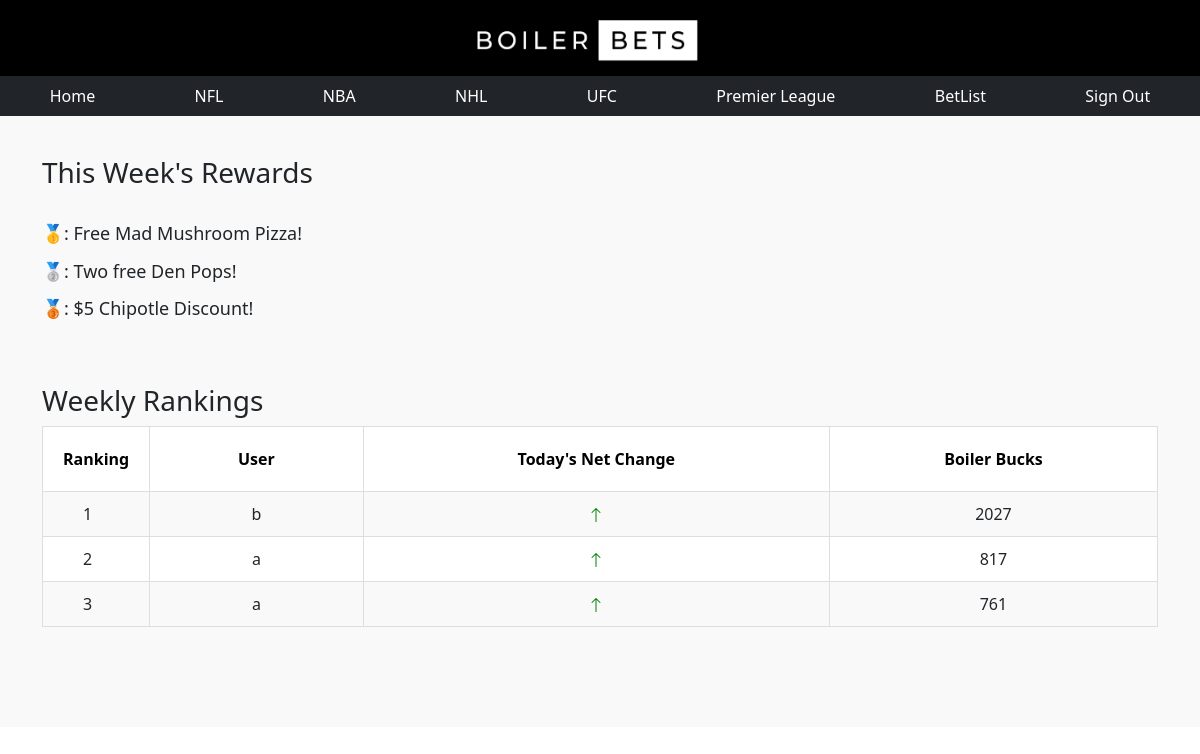
The page /index on the database as committed earlier.
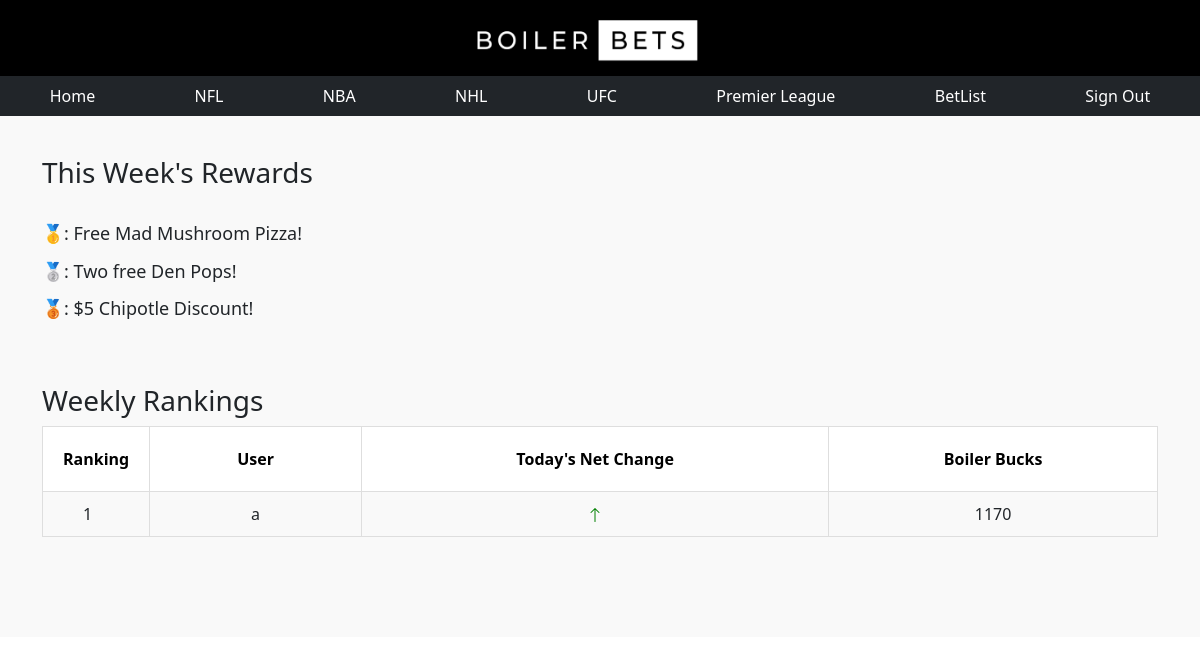
The same page on the database as committed later.
### app.py (models this page shows, shortened)
class Users(db.Model):
    id = db.Column(db.Integer, primary_key=True)
    fName =  db.Column(db.String(200), nullable=False)
    lName =  db.Column(db.String(200), nullable=False)
    pn =  db.Column(db.String(200), nullable=False)
    email =  db.Column(db.String(200), nullable=False)
    password =  db.Column(db.String(200), nullable=False)
    confirm = db.Column(db.String(200), nullable=False)
    boilerBucks = db.Column(db.Integer, primary_key = False)
    db.session.commit()

### app.py (the view)
@app.route('/index')
def index():
    ran = [1,0,0,0,1,0,1,0,0,0,1,0,1,1,1,1,0,1]
    tasks = Users.query.order_by(Users.boilerBucks.desc()).all()
    return render_template('index.html',tasks=tasks,ran=ran)

### templates/index.html (shortened to what this page needs)
{% extends 'base.html'%}
{% block body %}
<section class="content-info">
    <div class="container paddings-mini">
        <h3>
            This Week's Rewards
            <br>
            <p style="font-size:18px;"> &#129351;: Free Mad Mushroom Pizza!</p>
            <p style="font-size:18px;"> &#129352;: Two free Den Pops!</p>
            <p style="font-size:18px;"> &#129353;: $5 Chipotle Discount!</p>
          </h3>
      <br></br>
        <h3>
            Weekly Rankings
          </h3>
        <div class="row">
            <div class="col-lg-12">
                <table class="table-striped table-responsive table-hover result-point">
                    <thead class="point-table-head">
                        <tr>
                            <th class="text-center">Ranking</th>
                            <th class="text-center">User</th>
                            <th class="text-center">Today's Net Change</th>
                            <th class="text-center">Boiler Bucks</th>
                            <tbody class="text-center">
                                {% for task in tasks%}
                                    <tr>
                                        <td class="text-left number"> {{loop.index}} </td>
                                        <td>{{task.fName}}</td>
                                        <td>
                                            {%if ran[loop.index] > 0 %}
                                                <svg xmlns="http://www.w3.org/2000/svg" width="16" height="16" fill="red" class="bi bi-arrow-down" viewBox="0 0 16 16">
                                                    <path fill-rule="evenodd" d="M8 1a.5.5 0 0 1 .5.5v11.793l3.146-3.147a.5.5 0 0 1 .708.708l-4 4a.5.5 0 0 1-.708 0l-4-4a.5.5 0 0 1 .708-.708L7.5 13.293V1.5A.5.5 0 0 1 8 1z"/>
                                                </svg>
                                            {%else%}
                                                <svg xmlns="http://www.w3.org/2000/svg" width="16" height="16" fill="green" class="bi bi-arrow-up" viewBox="0 0 16 16">
                                                    <path fill-rule="evenodd" d="M8 15a.5.5 0 0 0 .5-.5V2.707l3.146 3.147a.5.5 0 0 0 .708-.708l-4-4a.5.5 0 0 0-.708 0l-4 4a.5.5 0 1 0 .708.708L7.5 2.707V14.5a.5.5 0 0 0 .5.5z"/>
                                                </svg>
                                            {%endif%}
                                        </td>
                                        <td>{{task.boilerBucks}}</td>
                                    </tr>
                                {% endfor %}
                            </tbody>
                        </tr>
                    </thead>
                </table>
            </div>
        </div>
    </div>
</section>
{% endblock %}

### templates/base.html (shortened to what this page needs)
<!DOCTYPE html>
<html lang="en">
    <html lang="en">
        <head>
          <link rel="stylesheet" href = "{{url_for('static', filename = 'css/main.css')}}">
          <link href="https://cdn.jsdelivr.net/npm/bootstrap@5.1.3/dist/css/bootstrap.min.css" rel="stylesheet">
        </head>
<body>
  <nav class="navbar navbar-custom justify-content-center">
      <a class="navbar-brand" href="/index">
        <img src="{{url_for('static', filename='main_icon.png')}}" width="240" height="50" alt="">
      </a>
  </nav>
  <nav class="navbar-nav nav-fill w-100 navbar-expand-lg navbar-dark bg-dark justify-content-center">
      <ul class="nav justify-content-center">
        <li class="nav-item active">
          <a class="nav-link" href="/index" style="color: white;">Home </a>
        </li>
        <li class="nav-item">
          <a class="nav-link"  href="/nfl" style="color: white;">NFL</a>
        </li>
        <li class="nav-item">
          <a class="nav-link" href="/nba" style="color: white;">NBA</a>
        </li>
        <li class="nav-item">
          <a class="nav-link" href="/nhl" style="color: white;">NHL</a>
        </li>
        <li class="nav-item">
          <a class="nav-link" href="/ufc" style="color: white;">UFC</a>
        </li>
        <li class="nav-item">
          <a class="nav-link" href="/premier" style="color: white;">Premier League</a>
        </li>
        <li class="nav-item">
          <a class="nav-link" href="/betlist" style="color: white;">BetList</a>
        </li>
        <li class="nav-item">
          <a class="nav-link" href="/" style="color: white;">Sign Out</a>
        </li>
      </ul>
  </nav>
    {% block body %}
    {% endblock %}
</body>
</html>

### static/css/main.css (style rules this page uses)
.navbar-custom { background-color: black; align-items:center; }
.content-info { background: #f9f9f9; padding: 40px 0; background-size: cover !important; background-position: top center !important; background-repeat: no-repeat !important; position: relative; padding-bottom: 100px }
table { width: 100%; background: #fff; border: 1px solid #dedede }
table thead tr th { padding: 20px; border: 1px solid #dedede; color: #000 }
table.table-striped tbody tr:nth-of-type(odd) { background: #f9f9f9 }
table.result-point tr td.number { width: 100px; position: relative }
.text-left { text-align: left !important }
table tr td { padding: 10px 20px; border: 1px solid #dedede }
table tr td { padding: 10px 40px; border: 1px solid #dedede }

Rows that differ between the two databases and show on the page:
removed Users: fName "b", boilerBucks "2027"
removed Users: fName "a", boilerBucks "817"
changed Users: boilerBucks "761" → "1170"
